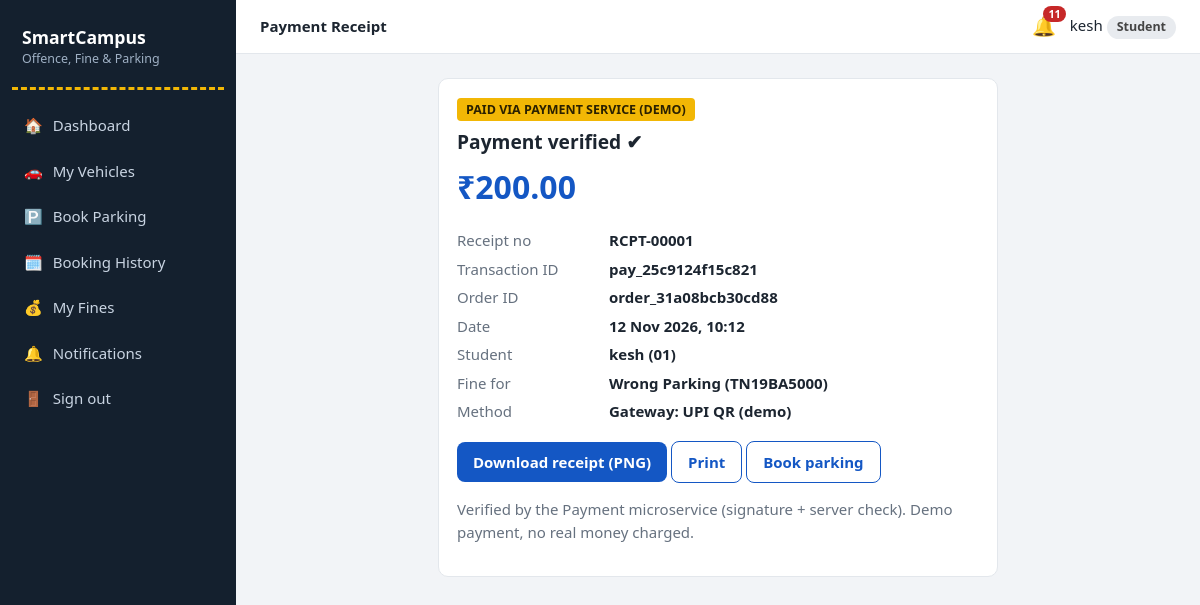
Page /student/receipt/1 (signed in) on the committed database.
### models.py (models this page shows, shortened)
class AuthMixin(UserMixin):
    """Shared login helpers for Student, Guard and Admin."""

class Student(AuthMixin, db.Model):
    __tablename__ = "students"
    role = "student"
    id = db.Column(db.Integer, primary_key=True)
    name = db.Column(db.String(80), nullable=False)
    roll_no = db.Column(db.String(30), unique=True, nullable=False)
    email = db.Column(db.String(120), unique=True, nullable=False)
    phone = db.Column(db.String(20))
    password_hash = db.Column(db.String(255), nullable=False)
    created_at = db.Column(db.DateTime, default=datetime.now)

class Payment(db.Model):
    __tablename__ = "payments"
    id = db.Column(db.Integer, primary_key=True)
    fine_id = db.Column(db.Integer, db.ForeignKey("fines.id"), nullable=False)
    student_id = db.Column(db.Integer, db.ForeignKey("students.id"), nullable=False)
    order_id = db.Column(db.String(40))
    txn_id = db.Column(db.String(40), unique=True)
    method = db.Column(db.String(20))
    amount = db.Column(db.Float)
    status = db.Column(db.String(10))                      # Success / Failed
    created_at = db.Column(db.DateTime, default=datetime.now)
    fine = db.relationship("Fine")
    student = db.relationship("Student")

class Fine(db.Model):
    __tablename__ = "fines"
    id = db.Column(db.Integer, primary_key=True)
    offence_id = db.Column(db.Integer, db.ForeignKey("offence_reports.id"), nullable=False)
    student_id = db.Column(db.Integer, db.ForeignKey("students.id"), nullable=False)
    amount = db.Column(db.Float, nullable=False)
    reason = db.Column(db.String(200))
    status = db.Column(db.String(10), default="Pending")   # Pending/Paid/Waived
    created_at = db.Column(db.DateTime, default=datetime.now)
    paid_at = db.Column(db.DateTime)
    offence = db.relationship("Offence", backref=db.backref("fine", uselist=False))
    student = db.relationship("Student")

### app.py (the view)
@app.route("/student/receipt/<int:pid>")
@role_required("student")
def student_receipt(pid):
    p = db.get_or_404(Payment, pid)
    if p.student_id != current_user.id or p.status != "Success":
        abort(403)
    return render_template("student/receipt.html", p=p)

### app.py (called while the page is built)
@login_manager.user_loader
def load_user(uid):
    role, _, num = uid.partition("-")
    model = ROLE_MODELS.get(role)
    return db.session.get(model, int(num)) if model and num.isdigit() else None

def role_required(role):
    def deco(f):
        @wraps(f)
        def wrapper(*a, **k):
            if not current_user.is_authenticated:
                return login_manager.unauthorized()
            if current_user.role != role:
                abort(403)
            return f(*a, **k)
        return wrapper
    return deco

@app.context_processor
def inject_globals():
    unread = 0
    if current_user.is_authenticated:
        unread = Notification.query.filter_by(
            role=current_user.role, user_id=current_user.id, is_read=False).count()
    return dict(unread=unread, today=date.today())

### templates/student/receipt.html
{% extends 'base.html' %}
{% block heading %}Payment Receipt{% endblock %}
{% block content %}
<div class="card receipt"><span class="demo-tag">{% if p.method.startswith('Gateway') %}PAID VIA PAYMENT SERVICE (DEMO){% else %}ADMIN VERIFIED UPI PAYMENT{% endif %}</span>
<h2 style="margin-top:10px">Payment verified ✔</h2><div class="amount">₹{{ '%.2f'|format(p.amount) }}</div>
<dl class="kv mt"><dt>Receipt no</dt><dd>RCPT-{{ '%05d'|format(p.id) }}</dd><dt>Transaction ID</dt><dd>{{ p.txn_id }}</dd><dt>Order ID</dt><dd>{{ p.order_id }}</dd>
<dt>Date</dt><dd>{{ p.created_at.strftime('%d %b %Y, %H:%M') }}</dd><dt>Student</dt><dd>{{ p.student.name }} ({{ p.student.roll_no }})</dd>
<dt>Fine for</dt><dd>{{ p.fine.reason }}</dd><dt>Method</dt><dd>{{ p.method }}</dd></dl>
<p class="mt no-print"><a class="btn" href="{{ url_for('student_receipt_download', pid=p.id) }}">Download receipt (PNG)</a>
<button class="btn btn-ghost" onclick="window.print()">Print</button> <a class="btn btn-ghost" href="{{ url_for('student_parking') }}">Book parking</a></p>
<p class="muted">{% if p.method.startswith('Gateway') %}Verified by the Payment microservice (signature + server check). Demo payment, no real money charged.{% else %}This receipt is generated only after admin verification of the UPI transaction.{% endif %}</p></div>
{% endblock %}

### templates/base.html (shortened to what this page needs)
{% from '_macros.html' import flashes %}
<!doctype html>
<html lang="en"><head>
<link rel="stylesheet" href="{{ url_for('static', filename='css/style.css') }}">
</head><body>
{% if current_user.is_authenticated %}
<div class="layout">
  <aside class="sidebar">
    <div class="brand">SmartCampus<small>Offence, Fine &amp; Parking</small></div>
    <nav>
      {% for ep, label, icon in menus[current_user.role] %}
        <a href="{{ url_for(ep) }}" class="{{ 'active' if request.endpoint == ep }}"><span>{{ icon }}</span>{{ label }}</a>
      {% endfor %}
      <a href="{{ url_for('logout') }}"><span>🚪</span>Sign out</a>
    </nav>
  </aside>
  <div class="main">
    <header class="topbar">
      <strong>{% block heading %}{% endblock %}</strong>
      <a class="bell" href="{{ url_for('notifications') }}" title="Notifications">🔔{% if unread %}<b>{{ unread }}</b>{% endif %}</a>
      <span>{{ current_user.name }} <span class="badge">{{ current_user.role|capitalize }}</span></span>
    </header>
    <main class="content">
      {% block content %}{% endblock %}
    </main>
  </div>
</div>
{% else %}
  {{ flashes() }}
  {% block public %}{% endblock %}
{% endif %}
</body></html>

### static/css/style.css (style rules this page uses)
:root { --asphalt:#14202e;--asphalt2:#1d2d40;--sign:#1457c4;--sign-dk:#0f43a0;--line:#f2b705;--bg:#f2f4f7;--card:#fff;--ink:#1c2530;--muted:#66717f;--bd:#e3e7ec;--ok:#15803d;--warn:#b45309;--bad:#c62828;--info:#0e7490;--r:10px }
* { box-sizing:border-box }
body { margin:0;font-family:"Segoe UI",system-ui,-apple-system,Roboto,Arial,sans-serif;background:var(--bg);color:var(--ink);line-height:1.5;font-size:15px }
a { color:var(--sign);text-decoration:none }
h1,h2,h3 { line-height:1.25;margin:0 0 .5em }
h2 { font-size:1.2rem }
.muted { color:var(--muted) }
.mt { margin-top:18px }
.layout { display:flex;min-height:100vh }
.sidebar { width:236px;background:var(--asphalt);color:#d7dee8;padding:18px 12px;position:fixed;top:0;bottom:0;left:0;overflow:auto;z-index:30;transition:transform .25s }
.brand { font-weight:700;font-size:1.1rem;color:#fff;padding:6px 10px 18px;border-bottom:3px dashed var(--line);margin-bottom:14px }
.brand small { display:block;font-weight:400;font-size:.78rem;color:#9fb0c4 }
.sidebar nav a { display:flex;gap:10px;align-items:center;color:#c9d4e2;padding:10px 12px;border-radius:8px;margin-bottom:3px }
.main { margin-left:236px;flex:1;min-width:0 }
.topbar { background:#fff;border-bottom:1px solid var(--bd);display:flex;align-items:center;gap:14px;padding:12px 24px;position:sticky;top:0;z-index:10 }
.bell { position:relative;font-size:1.2rem }
.bell b { position:absolute;top:-6px;right:-10px;background:var(--bad);color:#fff;border-radius:10px;font-size:.68rem;padding:0 5px }
.content { padding:24px;max-width:1200px }
.card { background:var(--card);border:1px solid var(--bd);border-radius:var(--r);padding:18px;overflow-x:auto }
.badge { display:inline-block;padding:2px 10px;border-radius:20px;font-size:.78rem;font-weight:600;background:#e8ebef;color:#444 }
.btn { display:inline-block;border:0;border-radius:8px;padding:9px 16px;background:var(--sign);color:#fff;font:inherit;font-weight:600;cursor:pointer }
.btn-ghost { background:#fff;color:var(--sign);border:1px solid var(--sign) }
.kv { display:grid;grid-template-columns:140px 1fr;gap:6px 12px }
.kv dt { color:var(--muted) }
.kv dd { margin:0;font-weight:600 }
.demo-tag { background:var(--line);color:#2b2100;font-weight:700;font-size:.78rem;border-radius:4px;padding:3px 9px }
.receipt { max-width:560px;margin:0 auto }
.receipt .amount { font-size:2rem;font-weight:700;color:var(--sign) }

### rows in the picture
Student: name "kesh", student.name "kesh", student.roll_no "01"
Payment: amount "200.00", id "00001", txn_id "pay_25c9124f15c821", order_id "order_31a08bcb30cd88", created_at "12 Nov 2026, 10:12", method "Gateway: UPI QR (demo)"
Fine: fine.reason "Wrong Parking (TN19BA5000)"

### other values in the picture
{{ icon }} "🏠" "🚗" "🅿️" "🗓️" "💰" "🔔"
{{ label }} "Dashboard" "My Vehicles" "Book Parking" "Booking History" "My Fines" "Notifications"
{{ unread }} "11"
{{ current_user.role|capitalize }} "Student"
